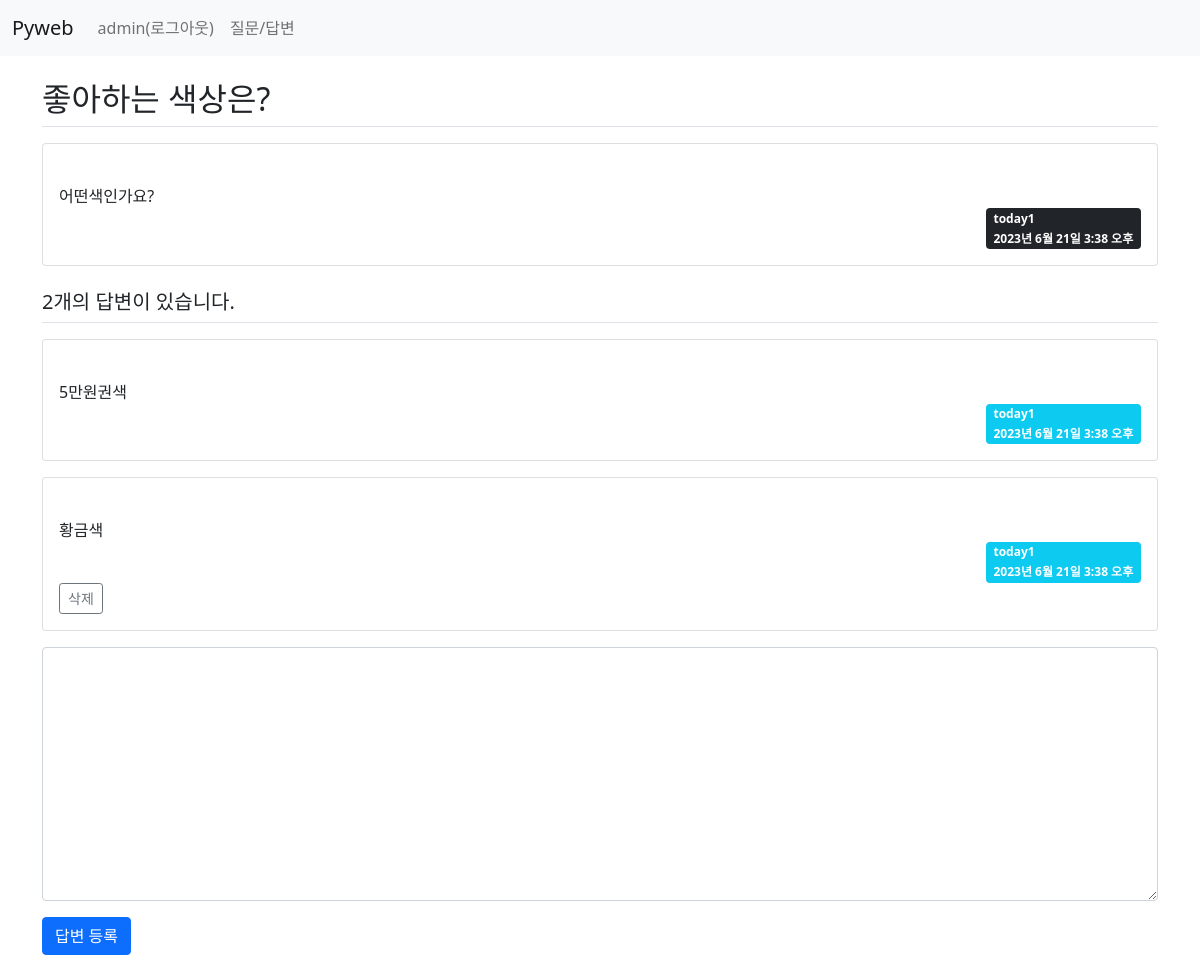
The page /board/answer/create/6/ (signed in) on the database as committed earlier.
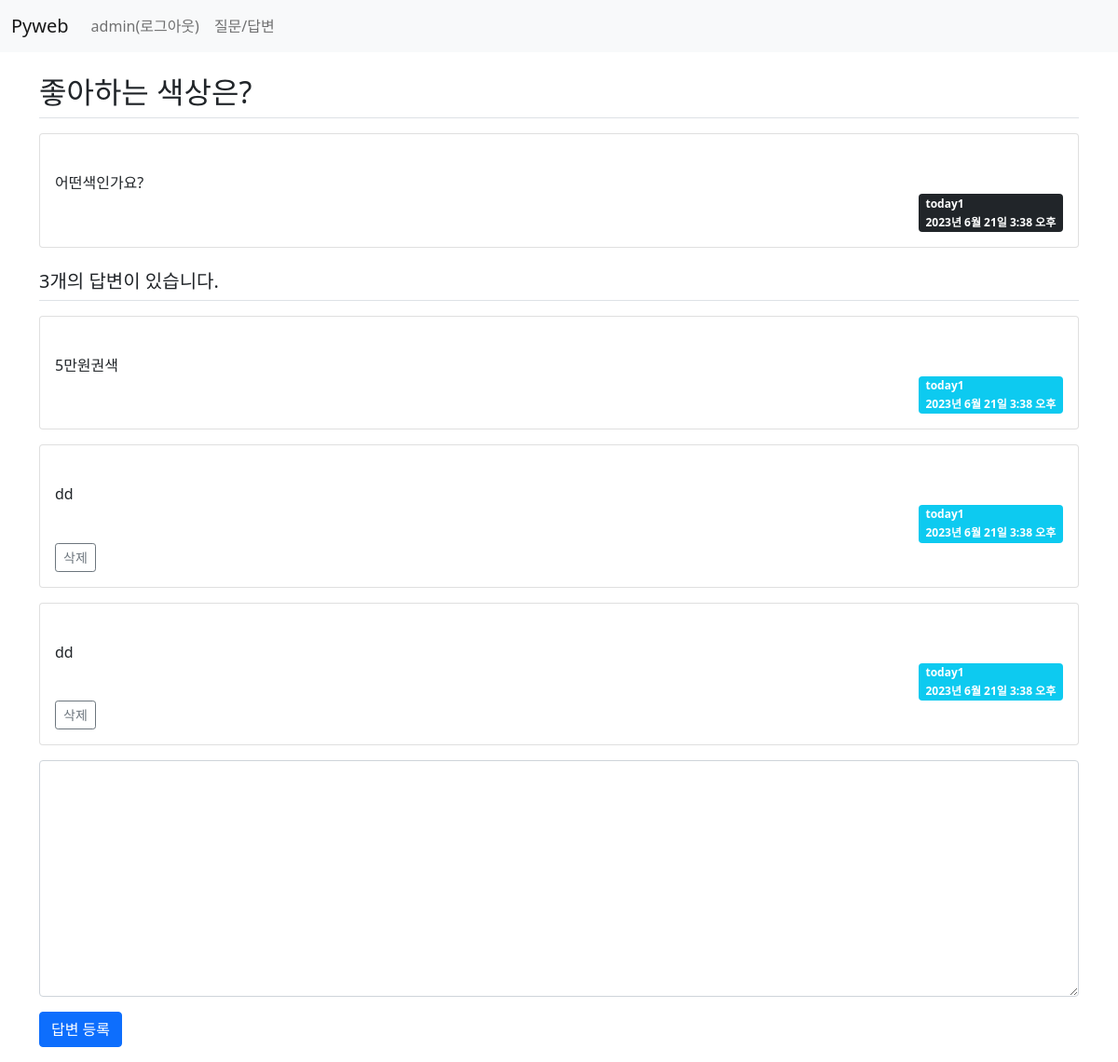
The same page on the database as committed later.
### board/models.py (models this page shows, shortened)
class Question(models.Model):   #상속받고
    author = models.ForeignKey(User, on_delete=models.CASCADE) # 글쓴이 # 삭제 안되게도 할 수있어요 - 카테고리 없어도 삭제되면 안되는건 casecade 아니고 sellnull?
    subject = models.CharField(max_length=200)  # 제목
    content = models.TextField()                # 질문 내용
    create_date = models.DateTimeField()        # 동록일
    modify_date = models.DateTimeField(null=True, blank=True)   # null을 허용

class Answer(models.Model):
    author = models.ForeignKey(User, on_delete=models.CASCADE)  # 글쓴이
    content = models.TextField()            # 답변 내용
    create_date = models.DateTimeField()    # 등록일
    modify_date = models.DateTimeField(null=True, blank=True)  # null을 허용
    question = models.ForeignKey(Question,
                on_delete=models.CASCADE)    # 외래키 # Question에서 참조했다

### board/views.py (the view)
# urls.py: path('answer/create/<int:question_id>/', views.answer_create,
@login_required(login_url='common:login')   # 로그인 페이지 이동
def answer_create(request, question_id):
    question = get_object_or_404(Question, pk=question_id)
    if request.method == "POST":                        # POST를 소문자로 표시하면 에러발생
        form = AnswerForm(request.POST)
        if form.is_valid():
            answer = form.save(commit=False)        # content만 저장
            answer.author = request.user            # 세션에 로그인한 사람
            answer.create_date = timezone.now()     # 답변 등록일
            answer.question = question              # 외래키 생성
            form.save()
            return redirect('board:detail', question_id=question.id)
    else:
        form = AnswerForm() # 빈 폼을 생성해줘야 합니다.   # forms에서 만들어주러 가겠습니다.
    context = {'question': question, 'form': form}
    return render(request, 'board/detail.html', context)

### board/forms.py
class AnswerForm(forms.ModelForm):
    class Meta:     # 중첩 클래스라고 그랬죠
        model = Answer
        fields = ['content']
        labels = {
            'content': '답변 내용'
        }

### templates/board/detail.html (shortened to what this page needs)
{% extends 'base.html'%}
{% block content %}
<div class="container my-3">
    <section id="detail">
    <h2 class="border-bottom py-2">{{ question.subject }}</h2>
    <div class="card my-3">
        <div class="card-body">
            <div class="card-text" style="white-space: pre-line">
                {{ question.content }}
            </div>
            <div class="d-flex justify-content-end">
                <div class="badge bg-dark text-start">
                    <div class="mb-2">{{ question.author }}</div>
                    <div>{{ question.create_date }}</div>
                </div>
            </div>
        </div>
    </div>
    <h5 class="border-bottom my-3 py-2">
        {{ question.answer_set.count }}개의 답변이 있습니다.
    </h5>
    {% for answer in question.answer_set.all %}
    <div class="card my-3">
        <div class="card-body">
            <div class="card-text" style="white-space: pre-line">
                {{ answer.content }}
            </div>
            <div class="d-flex justify-content-end">
                <div class="badge bg-info text-start">
                    <div class="mb-2">{{ question.author }}</div>
                    <div>{{ question.create_date }}</div>
                </div>
            </div>
            {% if answer.author == request.user %}
            <div>
                <a href="#"
                   data-uri="{% url 'board:answer_delete' answer.id %}"
                   class="delete btn btn-sm btn-outline-secondary">삭제</a>
            </div>
            {% endif %}
        </div>
    </div>
    {% endfor %}
    <form action="{% url 'board:answer_create' question.id %}"
                    method="post">
        <div class="form-group">
            <textarea name="content" rows="10"
                      cols="50" class="form-control mb-3"
            {% if not user.is_authenticated %}disabled{% endif %}></textarea>
        </div>
        <button type="submit" class="btn btn-primary">답변 등록</button>
    </form>
    </section>
</div>
{% endblock %}

Rows that differ between the two databases and show on the page:
removed Answer: content "황금색", {{ question.author }} "today1", {{ question.create_date }} "2023년 6월 21일 3:38 오후", shows "삭제"
computed for Question "좋아하는 색상은?": answer_set.count "2" → "3"
added Answer: content "dd", {{ question.author }} "today1", {{ question.create_date }} "2023년 6월 21일 3:38 오후", shows "삭제"
added Answer: content "dd", {{ question.author }} "today1", {{ question.create_date }} "2023년 6월 21일 3:38 오후", shows "삭제"
